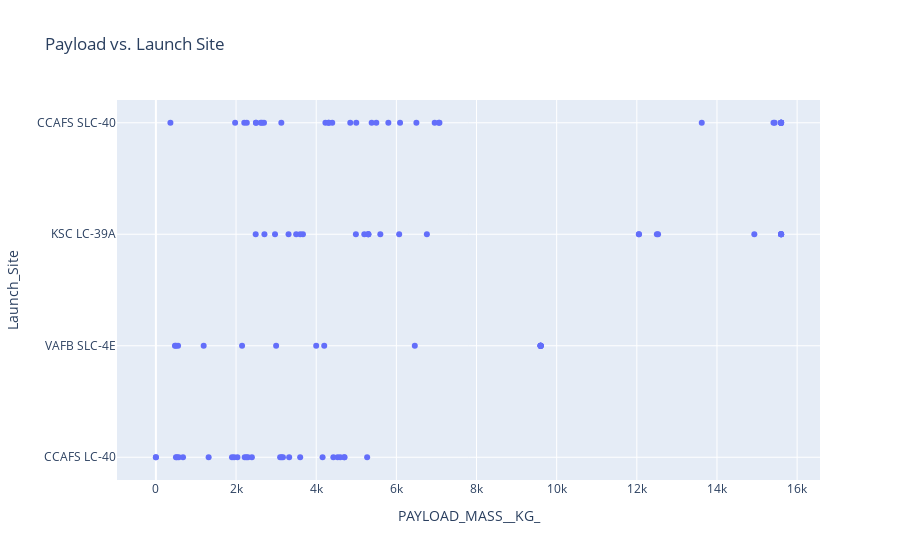

The notebook cell this image was saved under:
### Code cell
import pandas as pd
import plotly.express as px
import matplotlib.pyplot as plt

# Load the data from the specified file path
file_path = r"C:\Users\dedof\Downloads\Spacex.csv"
data = pd.read_csv(file_path)

# Print the first few rows to understand the data
print(data.head())

# Create a scatter plot using Plotly
fig = px.scatter(data, x='PAYLOAD_MASS__KG_', y='Launch_Site', title='Payload vs. Launch Site')
fig.show()

# Save the plot as an image file for the screenshot
fig.write_image("scatter_plot_payload_launchsite.png")

# Alternatively, you can use matplotlib to create and save the plot
plt.figure(figsize=(10, 6))
plt.scatter(data['PAYLOAD_MASS__KG_'], data['Launch_Site'], alpha=0.7)
plt.title('Payload vs. Launch Site')
plt.xlabel('Payload Mass (kg)')
plt.ylabel('Launch Site')
plt.grid(True)
plt.savefig("scatter_plot_payload_launchsite_matplotlib.png")
plt.show()

### Figure 1 — Plotly figure (JSON) as saved in the notebook; plotly's stock layout.template omitted (floating-point values rounded to 4 significant figures)
{"data": [{"hovertemplate": "PAYLOAD_MASS__KG_=%{x}<br>Launch_Site=%{y}<extra></extra>", "legendgroup": "", "marker": {"color": "#636efa", "symbol": "circle"}, "mode": "markers", "name": "", "orientation": "h", "showlegend": false, "type": "scatter", "x": [0, 0, 525, 500, 677, 500, 3170, 3325, 2296, 1316, 4535, 4428, 2216, 2395, 570, 4159, 1898, 4707, 1952, 2034, 553, 5271, 3136, 4696, 3100, 3600, 2257, 4600, 9600, 2490, 5600, 5300, 5300, 6070, 2708, 3669, 9600, 6761, 3310, 475, 4990, 9600, 5200, 3500, 2205, 9600, 5000, 4230, 2150, 6092, 9600, 2647, 362, 3600, 6460, 5384, 2697, 7075, 9600, 5800, 7060, 3000, 5300, 4000, 2500, 4400, 9600, 4850, 12055, 2495, 13620, 4200, 2268, 6500, 15600, 2617, 6956, 15600, 12050, 15600, 15600, 1977, 15600, 15600, 12530, 15600, 15410, 4311, 5500, 14932, 15440, 3130, 15600, 15600, 15600, 15600, 4311, 12500, 1192, 15600, 2972], "xaxis": "x", "y": ["CCAFS LC-40", "CCAFS LC-40", "CCAFS LC-40", "CCAFS LC-40", "CCAFS LC-40", "VAFB SLC-4E", "CCAFS LC-40", "CCAFS LC-40", "CCAFS LC-40", "CCAFS LC-40", "CCAFS LC-40", "CCAFS LC-40", "CCAFS LC-40", "CCAFS LC-40", "CCAFS LC-40", "CCAFS LC-40", "CCAFS LC-40", "CCAFS LC-40", "CCAFS LC-40", "CCAFS LC-40", "VAFB SLC-4E", "CCAFS LC-40", "CCAFS LC-40", "CCAFS LC-40", "CCAFS LC-40", "CCAFS LC-40", "CCAFS LC-40", "CCAFS LC-40", "VAFB SLC-4E", "KSC LC-39A", "KSC LC-39A", "KSC LC-39A", "KSC LC-39A", "KSC LC-39A", "KSC LC-39A", "KSC LC-39A", "VAFB SLC-4E", "KSC LC-39A", "KSC LC-39A", "VAFB SLC-4E", "KSC LC-39A", "VAFB SLC-4E", "KSC LC-39A", "KSC LC-39A", "CCAFS SLC-40", "VAFB SLC-4E", "CCAFS SLC-40", "CCAFS SLC-40", "VAFB SLC-4E", "CCAFS SLC-40", "VAFB SLC-4E", "CCAFS SLC-40", "CCAFS SLC-40", "KSC LC-39A", "VAFB SLC-4E", "CCAFS SLC-40", "CCAFS SLC-40", "CCAFS SLC-40", "VAFB SLC-4E", "CCAFS SLC-40", "CCAFS SLC-40", "VAFB SLC-4E", "KSC LC-39A", "VAFB SLC-4E", "CCAFS SLC-40", "CCAFS SLC-40", "VAFB SLC-4E", "CCAFS SLC-40", "KSC LC-39A", "CCAFS SLC-40", "CCAFS SLC-40", "VAFB SLC-4E", "CCAFS SLC-40", "CCAFS SLC-40", "CCAFS SLC-40", "CCAFS SLC-40", "CCAFS SLC-40", "CCAFS SLC-40", "KSC LC-39A", "CCAFS SLC-40", "CCAFS SLC-40", "CCAFS SLC-40", "KSC LC-39A", "KSC LC-39A", "KSC LC-39A", "CCAFS SLC-40", "CCAFS SLC-40", "CCAFS SLC-40", "CCAFS SLC-40", "KSC LC-39A", "CCAFS SLC-40", "CCAFS SLC-40", "KSC LC-39A", "KSC LC-39A", "KSC LC-39A", "CCAFS SLC-40", "CCAFS SLC-40", "KSC LC-39A", "VAFB SLC-4E", "CCAFS SLC-40", "KSC LC-39A"], "yaxis": "y"}], "layout": {"legend": {"tracegroupgap": 0}, "title": {"text": "Payload vs. Launch Site"}, "xaxis": {"anchor": "y", "domain": [0, 1], "title": {"text": "PAYLOAD_MASS__KG_"}}, "yaxis": {"anchor": "x", "domain": [0, 1], "title": {"text": "Launch_Site"}}}}
